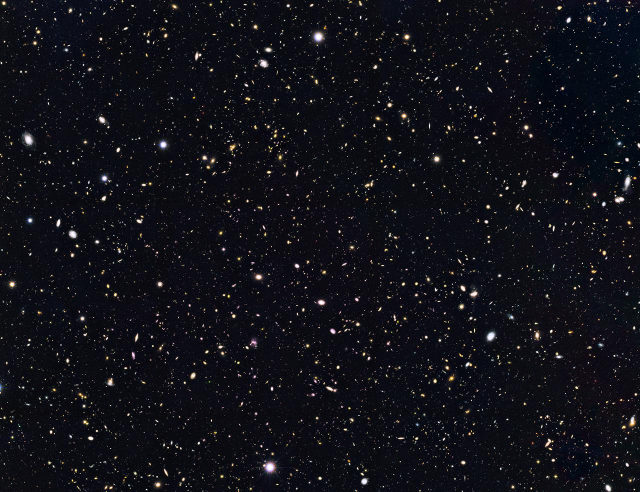
#> input picture practicum_1/images/3.jpg, 1280 x 983 px (shown at 1/2 size); its folder holds only this picture in this run
$ python -i analysis.py   (imports and definitions only)
#> lines starting #> are read from the running program, lines starting #| are printed output that depends on the picture; after the words box and inside, x2 and y2 are one past the last pixel; in counts of white or black regions, pixels touching at a corner belong together
import os
import cv2
import time
import timeit
import logging
import threading
import customtkinter as ctk
from tkinter import filedialog
from tkinter import messagebox, ttk


class ImageAnalysis:
    def __init__(self, image_path: str):
#> called with image_path = 'images/3.jpg'
        self.stars_count = 0
        self.planets_count = 0
        self.image_path = image_path
        self.image = cv2.imread(image_path)
#> self.image is the input picture: shape (983, 1280, 3); mean B, G, R 23.9, 17, 16.9
        self.images = [self.image]

        if self.image is None:
            raise ValueError("Failed to upload image!")

        if self.image.shape[0] > 6500 and self.image.shape[1] > 6500:
            self.images = []
            height, width = self.image.shape[0],  self.image.shape[1]

            for i in range(0, height, 6500):
                for j in range(0, width, 6500):
                    if height - i < 6500 or width - j < 6500:
                        continue
                    HEIGHT = i + 6500 if height - i - 6500 >= 6500 else height
                    WIDTH = j + 6500 if width - j - 6500 >= 6500 else width
                    self.images.append(self.image[i:HEIGHT, j:WIDTH])

    # [57 lines left out: functions analyze_cropped, analyze_cropped_parallel, not called in this run]

    def analyze(self) -> None:
        """ Grayscale conversion, binarization, and contour search """
        gray_image = cv2.cvtColor(self.image, cv2.COLOR_BGR2GRAY)
        _, binary_image = cv2.threshold(gray_image, 211, 255, cv2.THRESH_BINARY)
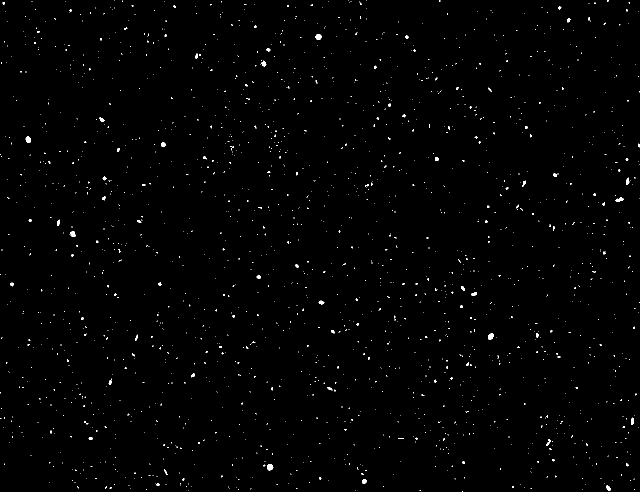
#> binary_image: shape (983, 1280) (shown at 1/2 size); 0.67% white in thin lines or dots
        contours, _ = cv2.findContours(binary_image, cv2.RETR_EXTERNAL, cv2.CHAIN_APPROX_SIMPLE)
#> contours = 1791 contours, 1752 with area under 20; largest, box (x1, y1, x2, y2) and area: (534, 928, 547, 941) 107, (631, 68, 643, 80) 98, (976, 667, 988, 680) 96, (51, 273, 62, 286) 90, (1231, 395, 1248, 404) 72

        """ Classification of objects and allocation """
        for _, contour in enumerate(contours):
            if cv2.contourArea(contour) < 1:
                """ Planets are circled in red """
                cv2.drawContours(self.image, [contour], -1, (0, 255, 0), 2)
                self.planets_count += 1
            else:
                """ Stars are circled in green """
                cv2.drawContours(self.image, [contour], -1, (0, 0, 255), 2)
                self.stars_count += 1
#> this loop made 1791 passes
#> contour on passes 1 to 12: [[924, 982]], [[840, 980], [839, 981], [840, 981]], [[710, 980]], [[376, 980]], [[476, 979], [477, 979]], [[1268, 978], [1268, 979]], [[1165, 978]], [[292, 978], [292, 979], [293, 979], [293, 978]], [[501, 977], [501, 978], [502, 977]], [[1061, 976], [1062, 977], [1063, 977], [1063, 976]], [[593, 976], [593, 977], [594, 976]], [[459, 976]]
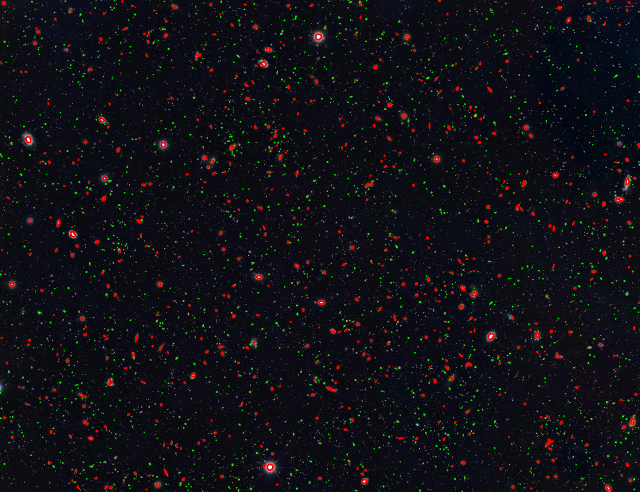
#> self.image: shape (983, 1280, 3) (shown at 1/2 size); 1.9% of pixels changed, all inside (x1, y1, x2, y2) = (0, 0, 1280, 983)
#> after the loop, self.planets_count = 1251; self.stars_count = 540

        cv2.imwrite(os.path.join("processed_images", os.path.basename(self.image_path.replace(".jpg", " (out).jpg"))), self.image)
        cv2.destroyAllWindows()

    # [20 lines left out: function print_statistics, not called in this run]


class ImageAnalysisApp:
    # [98 lines left out: functions __init__, create_interface, select_input_folder, select_output_folder, start_threading, process_images and 1 more, not called in this run]


# [4 lines not run here, left out]

>>> result = ImageAnalysis('images/3.jpg').analyze()

$ run again, on practicum_1/images/6.jpg
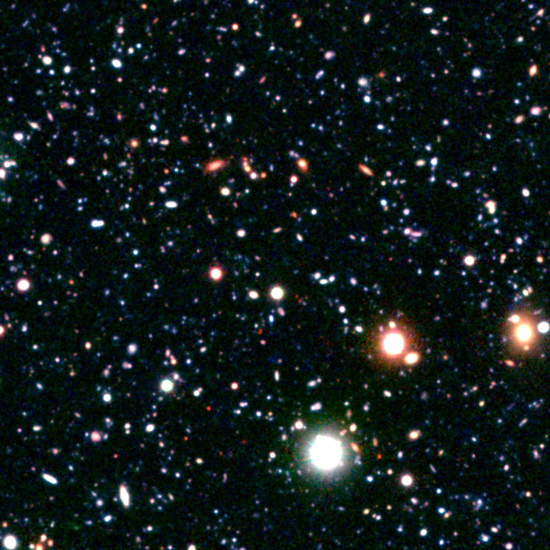
#> input picture practicum_1/images/6.jpg, 1100 x 1100 px (shown at 1/2 size)
#> in __init__, self.image is the input picture: shape (1100, 1100, 3); mean B, G, R 26.7, 27.9, 18.2
#> in analyze, `_, binary_image = cv2.threshold(gray_image, 211, 255, cv2.THRESH_BINARY)`:
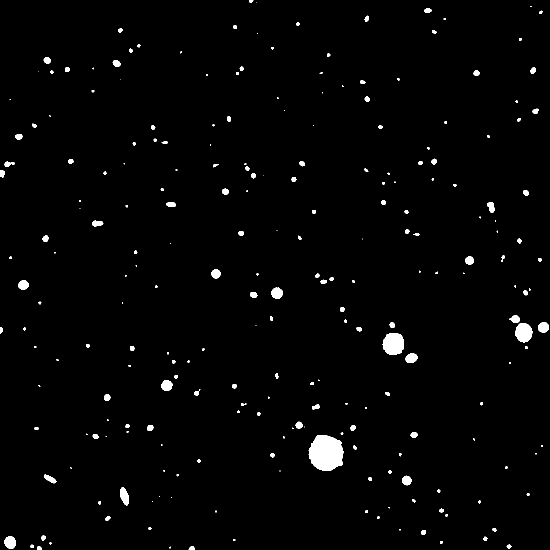
#> binary_image: shape (1100, 1100) (shown at 1/2 size); 1.6% white; 237 white regions (81 under 20 px)
#> contours = 237 contours, 111 with area under 20; largest, box (x1, y1, x2, y2) and area: (617, 870, 687, 942) 3789, (765, 666, 808, 710) 1464, (1030, 646, 1065, 685) 978, (9, 1072, 32, 1098) 428, (241, 974, 257, 1011) 384
#> the loop in analyze, `for _, contour in enumerate(contours):` made 237 passes
#> contour on passes 23, 27, 28, 37, 39, 42, 50, 53: [[304, 1002], [304, 1003], [305, 1003], [305, 1002]], [[342, 994], [343, 994]], [[319, 992], [319, 993]], [[559, 941], [559, 942], [560, 942], [560, 941]], [[141, 934], [141, 936], [143, 936]], [[1071, 906], [1071, 908], [1072, 908], [1072, 906]], [[212, 872], [211, 873], [212, 873]], [[173, 867], [173, 869], [174, 869], [174, 868]]
#> after the loop in analyze, `for _, contour in enumerate(contours):`:
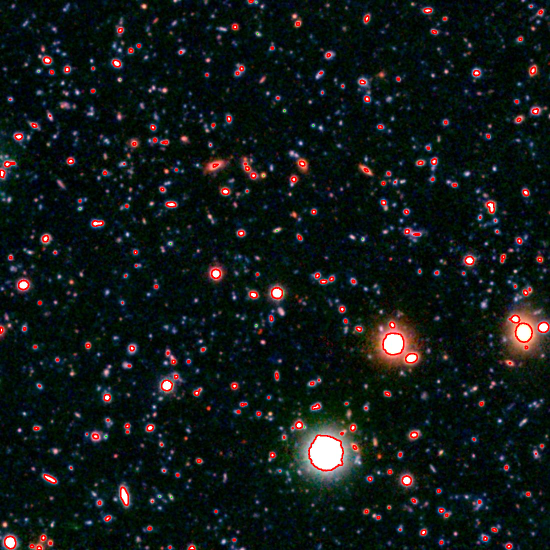
#> self.image: shape (1100, 1100, 3) (shown at 1/2 size); 1.45% of pixels changed, all inside (x1, y1, x2, y2) = (0, 0, 1099, 1100)
#> after the loop in analyze, `for _, contour in enumerate(contours):`: self.planets_count = 16; self.stars_count = 221

$ run again, on practicum_1/images/7.jpg
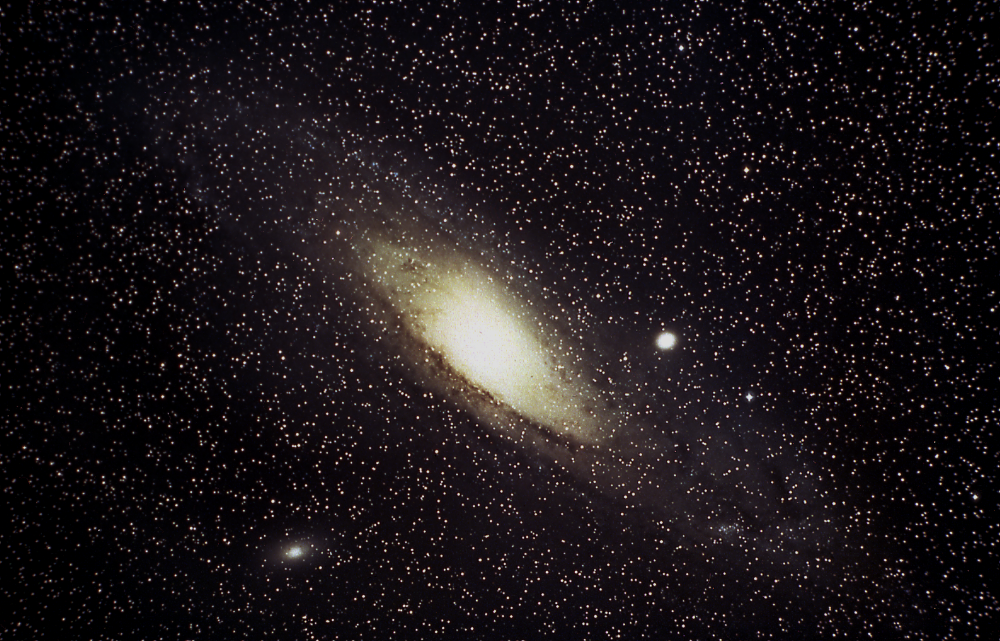
#> input picture practicum_1/images/7.jpg, 3000 x 1923 px (shown at 1/3 size)
#> in __init__, self.image is the input picture: shape (1923, 3000, 3); mean B, G, R 24.2, 21.6, 27.1
#> in analyze, `_, binary_image = cv2.threshold(gray_image, 211, 255, cv2.THRESH_BINARY)`:
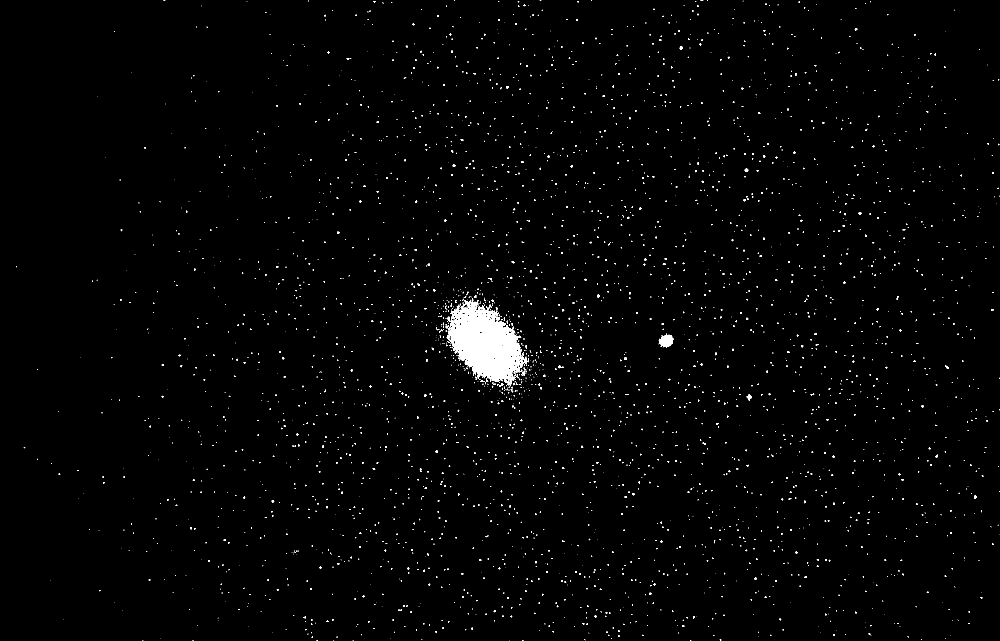
#> binary_image: shape (1923, 3000) (shown at 1/3 size); 1.1% white; 3461 white regions (3169 under 20 px)
#> contours = 3460 contours, 3392 with area under 20; largest, box (x1, y1, x2, y2) and area: (1341, 900, 1587, 1156) 34542, (1976, 1001, 2019, 1042) 1070, (2240, 1183, 2256, 1203) 115, (2234, 504, 2245, 516) 70, (1532, 1129, 1548, 1142) 67
#> the loop in analyze, `for _, contour in enumerate(contours):` made 3460 passes
#> contour on passes 1 to 7: [[1566, 1922], [1570, 1922]], [[1527, 1922]], [[1058, 1922], [1060, 1922]], [[1000, 1922], [1001, 1922]], [[577, 1922], [580, 1922]], [[427, 1922], [429, 1922]], [[2072, 1921], [2071, 1922], [2070, 1922], [2073, 1922]]
#> after the loop in analyze, `for _, contour in enumerate(contours):`:
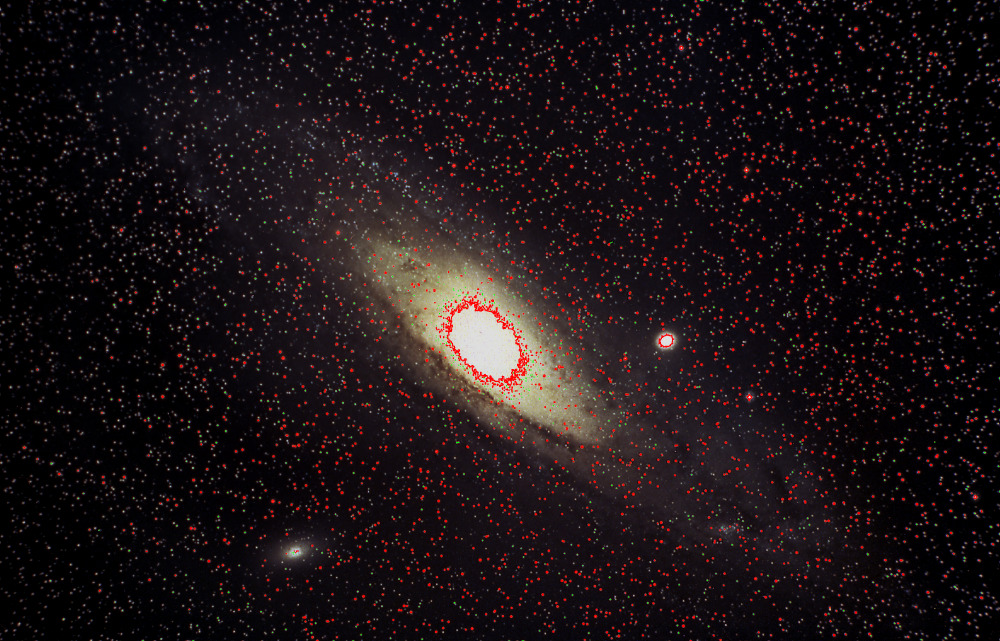
#> self.image: shape (1923, 3000, 3) (shown at 1/3 size); mean B, G, R 21.4, 19.1, 27.6
#> after the loop in analyze, `for _, contour in enumerate(contours):`: self.planets_count = 1017; self.stars_count = 2443

$ run again, on practicum_1/images/8.jpg
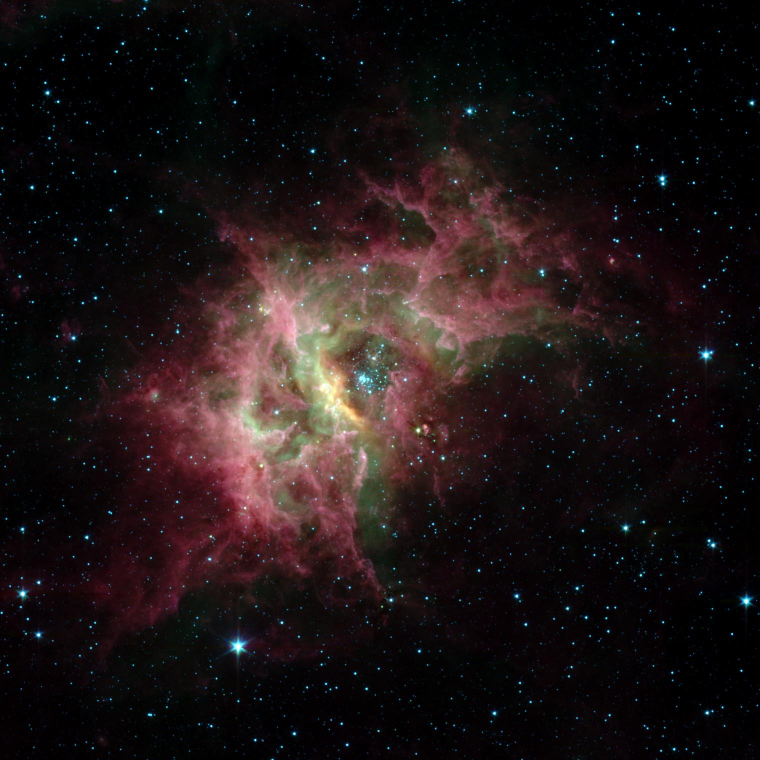
#> input picture practicum_1/images/8.jpg, 1520 x 1520 px (shown at 1/2 size)
#> in __init__, self.image is the input picture: shape (1520, 1520, 3); mean B, G, R 21, 20.7, 29.9
#> in analyze, `_, binary_image = cv2.threshold(gray_image, 211, 255, cv2.THRESH_BINARY)`:
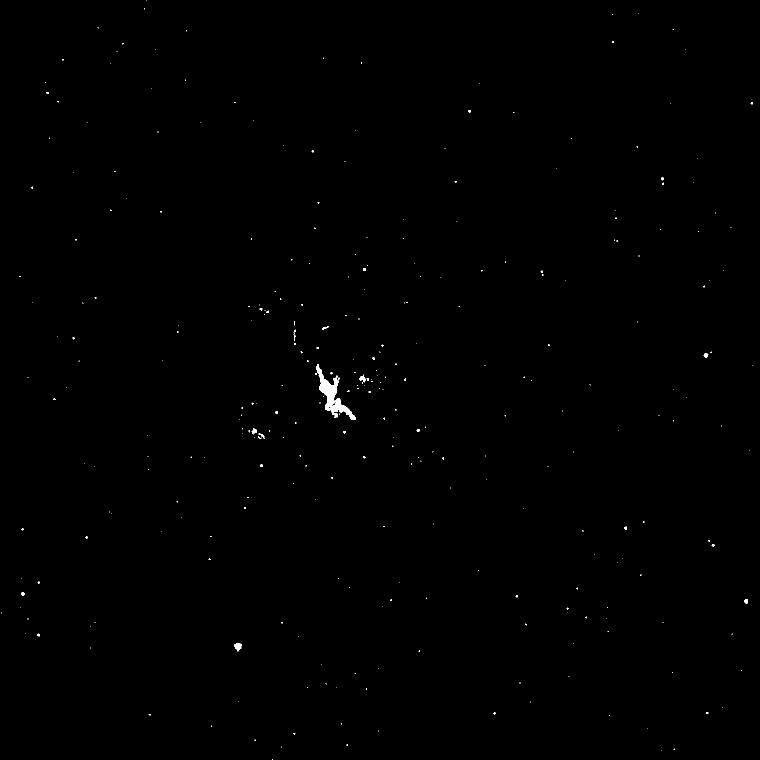
#> binary_image: shape (1520, 1520) (shown at 1/2 size); 0.2% white; 308 white regions (287 under 20 px)
#> contours = 308 contours, 299 with area under 20; largest, box (x1, y1, x2, y2) and area: (632, 728, 712, 840) 2225, (468, 1286, 484, 1303) 140, (719, 753, 732, 765) 74, (503, 856, 514, 869) 61, (1407, 706, 1417, 716) 48
#> the loop in analyze, `for _, contour in enumerate(contours):` made 308 passes
#> contour on passes 1, 2, 3, 4, 6, 8, 9: [[544, 1519], [545, 1519]], [[1322, 1501]], [[1348, 1497], [1347, 1498], [1348, 1499], [1349, 1498]], [[563, 1493], [563, 1494]], [[509, 1479], [509, 1480], [511, 1480], [510, 1479]], [[757, 1461], [757, 1462]], [[1295, 1456]]
#> after the loop in analyze, `for _, contour in enumerate(contours):`:
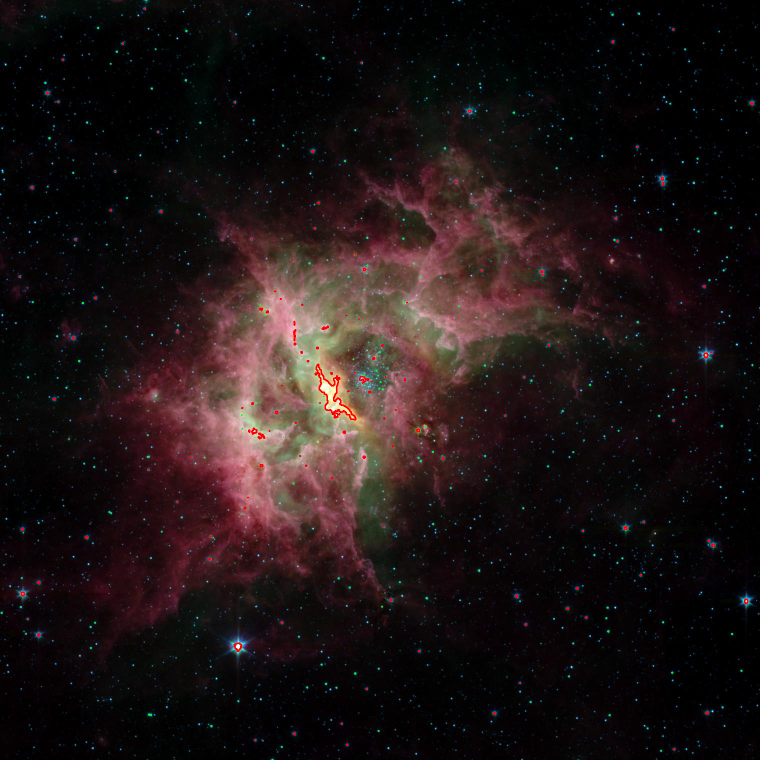
#> self.image: shape (1520, 1520, 3) (shown at 1/2 size); 0.3% of pixels changed, all inside (x1, y1, x2, y2) = (2, 0, 1507, 1520)
#> after the loop in analyze, `for _, contour in enumerate(contours):`: self.planets_count = 164; self.stars_count = 144
